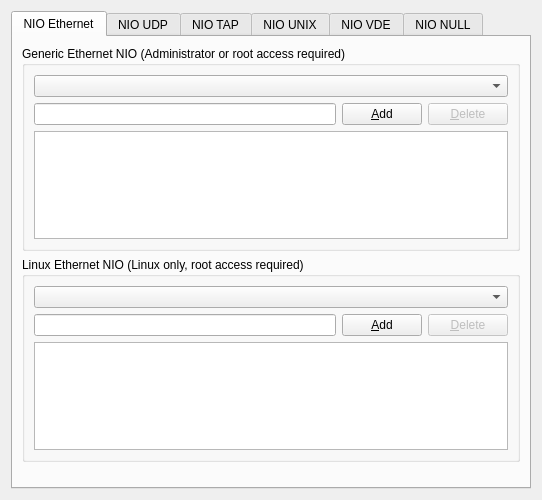
<?xml version="1.0" encoding="UTF-8"?>
<ui version="4.0">
 <class>cloudConfigPageWidget</class>
 <widget class="QWidget" name="cloudConfigPageWidget">
  <property name="geometry">
   <rect>
    <x>0</x>
    <y>0</y>
    <width>542</width>
    <height>500</height>
   </rect>
  </property>
  <property name="windowTitle">
   <string>Cloud configuration</string>
  </property>
  <layout class="QVBoxLayout">
   <item>
    <widget class="QTabWidget" name="tabWidget">
     <property name="currentIndex">
      <number>0</number>
     </property>
     <widget class="QWidget" name="tab">
      <attribute name="title">
       <string>NIO Ethernet</string>
      </attribute>
      <layout class="QVBoxLayout">
       <item>
        <widget class="QGroupBox" name="uiGenericEthernetGroupBox">
         <property name="title">
          <string>Generic Ethernet NIO (Administrator or root access required)</string>
         </property>
         <layout class="QGridLayout">
          <item row="0" column="0" colspan="3">
           <widget class="QComboBox" name="uiGenericEthernetComboBox">
            <property name="sizePolicy">
             <sizepolicy hsizetype="Expanding" vsizetype="Fixed">
              <horstretch>0</horstretch>
              <verstretch>0</verstretch>
             </sizepolicy>
            </property>
            <property name="sizeAdjustPolicy">
             <enum>QComboBox::AdjustToContents</enum>
            </property>
           </widget>
          </item>
          <item row="1" column="0">
           <widget class="QLineEdit" name="uiGenericEthernetLineEdit"/>
          </item>
          <item row="1" column="1">
           <widget class="QPushButton" name="uiAddGenericEthernetPushButton">
            <property name="text">
             <string>&amp;Add</string>
            </property>
           </widget>
          </item>
          <item row="1" column="2">
           <widget class="QPushButton" name="uiDeleteGenericEthernetPushButton">
            <property name="enabled">
             <bool>false</bool>
            </property>
            <property name="text">
             <string>&amp;Delete</string>
            </property>
           </widget>
          </item>
          <item row="2" column="0" colspan="3">
           <widget class="QListWidget" name="uiGenericEthernetListWidget"/>
          </item>
         </layout>
        </widget>
       </item>
       <item>
        <widget class="QGroupBox" name="uiLinuxEthernetGroupBox">
         <property name="sizePolicy">
          <sizepolicy hsizetype="Preferred" vsizetype="Preferred">
           <horstretch>0</horstretch>
           <verstretch>0</verstretch>
          </sizepolicy>
         </property>
         <property name="title">
          <string>Linux Ethernet NIO (Linux only, root access required)</string>
         </property>
         <layout class="QGridLayout">
          <item row="0" column="0" colspan="3">
           <widget class="QComboBox" name="uiLinuxEthernetComboBox">
            <property name="sizePolicy">
             <sizepolicy hsizetype="Expanding" vsizetype="Fixed">
              <horstretch>0</horstretch>
              <verstretch>0</verstretch>
             </sizepolicy>
            </property>
           </widget>
          </item>
          <item row="1" column="0">
           <widget class="QLineEdit" name="uiLinuxEthernetLineEdit"/>
          </item>
          <item row="1" column="1">
           <widget class="QPushButton" name="uiAddLinuxEthernetPushButton">
            <property name="text">
             <string>&amp;Add</string>
            </property>
           </widget>
          </item>
          <item row="1" column="2">
           <widget class="QPushButton" name="uiDeleteLinuxEthernetPushButton">
            <property name="enabled">
             <bool>false</bool>
            </property>
            <property name="text">
             <string>&amp;Delete</string>
            </property>
           </widget>
          </item>
          <item row="2" column="0" colspan="3">
           <widget class="QListWidget" name="uiLinuxEthernetListWidget"/>
          </item>
         </layout>
        </widget>
       </item>
       <item>
        <spacer>
         <property name="orientation">
          <enum>Qt::Vertical</enum>
         </property>
         <property name="sizeType">
          <enum>QSizePolicy::Fixed</enum>
         </property>
         <property name="sizeHint" stdset="0">
          <size>
           <width>21</width>
           <height>16</height>
          </size>
         </property>
        </spacer>
       </item>
      </layout>
     </widget>
     <widget class="QWidget" name="tab_2">
      <attribute name="title">
       <string>NIO UDP</string>
      </attribute>
      <layout class="QGridLayout">
       <item row="0" column="0" colspan="2">
        <widget class="QGroupBox" name="uiNIOUDPSettingsGroupBox">
         <property name="title">
          <string>Settings</string>
         </property>
         <layout class="QGridLayout">
          <item row="0" column="0">
           <widget class="QLabel" name="uiLocalPortLabel">
            <property name="text">
             <string>Local port:</string>
            </property>
           </widget>
          </item>
          <item row="0" column="1">
           <widget class="QSpinBox" name="uiLocalPortSpinBox">
            <property name="sizePolicy">
             <sizepolicy hsizetype="Expanding" vsizetype="Fixed">
              <horstretch>0</horstretch>
              <verstretch>0</verstretch>
             </sizepolicy>
            </property>
            <property name="maximum">
             <number>65535</number>
            </property>
            <property name="value">
             <number>30000</number>
            </property>
           </widget>
          </item>
          <item row="1" column="0">
           <widget class="QLabel" name="uiRemoteHostLabel">
            <property name="text">
             <string>Remote host:</string>
            </property>
           </widget>
          </item>
          <item row="1" column="1">
           <widget class="QLineEdit" name="uiRemoteHostLineEdit">
            <property name="sizePolicy">
             <sizepolicy hsizetype="Expanding" vsizetype="Fixed">
              <horstretch>0</horstretch>
              <verstretch>0</verstretch>
             </sizepolicy>
            </property>
            <property name="minimumSize">
             <size>
              <width>80</width>
              <height>0</height>
             </size>
            </property>
            <property name="text">
             <string>127.0.0.1</string>
            </property>
           </widget>
          </item>
          <item row="2" column="0">
           <widget class="QLabel" name="uiRemotePortLabel">
            <property name="text">
             <string>Remote port:</string>
            </property>
           </widget>
          </item>
          <item row="2" column="1">
           <widget class="QSpinBox" name="uiRemotePortSpinBox">
            <property name="sizePolicy">
             <sizepolicy hsizetype="Expanding" vsizetype="Fixed">
              <horstretch>0</horstretch>
              <verstretch>0</verstretch>
             </sizepolicy>
            </property>
            <property name="maximum">
             <number>65535</number>
            </property>
            <property name="value">
             <number>20000</number>
            </property>
           </widget>
          </item>
         </layout>
        </widget>
       </item>
       <item row="0" column="2" rowspan="2">
        <widget class="QGroupBox" name="uiNIOUDPListGroupBox">
         <property name="title">
          <string>NIOs</string>
         </property>
         <layout class="QVBoxLayout">
          <item>
           <widget class="QListWidget" name="uiNIOUDPListWidget"/>
          </item>
         </layout>
        </widget>
       </item>
       <item row="1" column="0">
        <widget class="QPushButton" name="uiAddNIOUDPPushButton">
         <property name="text">
          <string>&amp;Add</string>
         </property>
        </widget>
       </item>
       <item row="1" column="1">
        <widget class="QPushButton" name="uiDeleteNIOUDPPushButton">
         <property name="enabled">
          <bool>false</bool>
         </property>
         <property name="text">
          <string>&amp;Delete</string>
         </property>
        </widget>
       </item>
       <item row="2" column="1">
        <spacer>
         <property name="orientation">
          <enum>Qt::Vertical</enum>
         </property>
         <property name="sizeHint" stdset="0">
          <size>
           <width>20</width>
           <height>211</height>
          </size>
         </property>
        </spacer>
       </item>
      </layout>
     </widget>
     <widget class="QWidget" name="tab_3">
      <attribute name="title">
       <string>NIO TAP</string>
      </attribute>
      <layout class="QVBoxLayout">
       <item>
        <widget class="QGroupBox" name="uiNIOTAPGroupBox">
         <property name="title">
          <string>TAP interface (require root access)</string>
         </property>
         <layout class="QGridLayout">
          <item row="0" column="0">
           <widget class="QLineEdit" name="uiNIOTAPLineEdit"/>
          </item>
          <item row="0" column="1">
           <widget class="QPushButton" name="uiAddNIOTAPPushButton">
            <property name="text">
             <string>&amp;Add</string>
            </property>
           </widget>
          </item>
          <item row="0" column="2">
           <widget class="QPushButton" name="uiDeleteNIOTAPPushButton">
            <property name="enabled">
             <bool>false</bool>
            </property>
            <property name="text">
             <string>&amp;Delete</string>
            </property>
           </widget>
          </item>
          <item row="1" column="0" colspan="3">
           <widget class="QListWidget" name="uiNIOTAPListWidget"/>
          </item>
         </layout>
        </widget>
       </item>
       <item>
        <spacer>
         <property name="orientation">
          <enum>Qt::Vertical</enum>
         </property>
         <property name="sizeHint" stdset="0">
          <size>
           <width>20</width>
           <height>191</height>
          </size>
         </property>
        </spacer>
       </item>
      </layout>
     </widget>
     <widget class="QWidget" name="tab_4">
      <attribute name="title">
       <string>NIO UNIX</string>
      </attribute>
      <layout class="QGridLayout">
       <item row="0" column="0" colspan="2">
        <widget class="QGroupBox" name="uiNIOUNIXSettingsGroupBox">
         <property name="title">
          <string>Settings</string>
         </property>
         <layout class="QGridLayout">
          <item row="0" column="0">
           <layout class="QGridLayout">
            <item row="0" column="0">
             <widget class="QLabel" name="uiLocalFileLabel">
              <property name="text">
               <string>Local file:</string>
              </property>
             </widget>
            </item>
            <item row="1" column="0">
             <widget class="QLineEdit" name="uiLocalFileLineEdit">
              <property name="sizePolicy">
               <sizepolicy hsizetype="Expanding" vsizetype="Fixed">
                <horstretch>0</horstretch>
                <verstretch>0</verstretch>
               </sizepolicy>
              </property>
             </widget>
            </item>
           </layout>
          </item>
          <item row="1" column="0">
           <layout class="QGridLayout">
            <item row="0" column="0">
             <widget class="QLabel" name="uiRemoteFileLabel">
              <property name="text">
               <string>Remote file:</string>
              </property>
             </widget>
            </item>
            <item row="1" column="0">
             <widget class="QLineEdit" name="uiRemoteFileLineEdit">
              <property name="sizePolicy">
               <sizepolicy hsizetype="Expanding" vsizetype="Fixed">
                <horstretch>0</horstretch>
                <verstretch>0</verstretch>
               </sizepolicy>
              </property>
             </widget>
            </item>
           </layout>
          </item>
         </layout>
        </widget>
       </item>
       <item row="0" column="2" rowspan="3">
        <widget class="QGroupBox" name="uiNIOUNIXListGroupBox">
         <property name="title">
          <string>NIOs</string>
         </property>
         <layout class="QVBoxLayout">
          <item>
           <widget class="QListWidget" name="uiNIOUNIXListWidget">
            <property name="sizePolicy">
             <sizepolicy hsizetype="Expanding" vsizetype="Minimum">
              <horstretch>0</horstretch>
              <verstretch>0</verstretch>
             </sizepolicy>
            </property>
           </widget>
          </item>
         </layout>
        </widget>
       </item>
       <item row="1" column="0">
        <widget class="QPushButton" name="uiAddNIOUNIXPushButton">
         <property name="text">
          <string>&amp;Add</string>
         </property>
        </widget>
       </item>
       <item row="1" column="1">
        <widget class="QPushButton" name="uiDeleteNIOUNIXPushButton">
         <property name="enabled">
          <bool>false</bool>
         </property>
         <property name="text">
          <string>&amp;Delete</string>
         </property>
        </widget>
       </item>
       <item row="2" column="0" rowspan="2" colspan="2">
        <spacer>
         <property name="orientation">
          <enum>Qt::Vertical</enum>
         </property>
         <property name="sizeType">
          <enum>QSizePolicy::Fixed</enum>
         </property>
         <property name="sizeHint" stdset="0">
          <size>
           <width>160</width>
           <height>190</height>
          </size>
         </property>
        </spacer>
       </item>
       <item row="3" column="2">
        <spacer>
         <property name="orientation">
          <enum>Qt::Vertical</enum>
         </property>
         <property name="sizeHint" stdset="0">
          <size>
           <width>196</width>
           <height>132</height>
          </size>
         </property>
        </spacer>
       </item>
      </layout>
     </widget>
     <widget class="QWidget" name="tab_5">
      <attribute name="title">
       <string>NIO VDE</string>
      </attribute>
      <layout class="QGridLayout">
       <item row="0" column="0" colspan="2">
        <widget class="QGroupBox" name="uiNIOVDESettingsGroupBox">
         <property name="title">
          <string>Settings</string>
         </property>
         <layout class="QGridLayout">
          <item row="0" column="0">
           <layout class="QGridLayout">
            <item row="0" column="0">
             <widget class="QLabel" name="uiVDEControlFileLabel">
              <property name="text">
               <string>Control file:</string>
              </property>
             </widget>
            </item>
            <item row="1" column="0">
             <widget class="QLineEdit" name="uiVDEControlFileLineEdit">
              <property name="sizePolicy">
               <sizepolicy hsizetype="Expanding" vsizetype="Fixed">
                <horstretch>0</horstretch>
                <verstretch>0</verstretch>
               </sizepolicy>
              </property>
             </widget>
            </item>
           </layout>
          </item>
          <item row="1" column="0">
           <layout class="QGridLayout">
            <item row="0" column="0">
             <widget class="QLabel" name="uiVDELocalFileLabel">
              <property name="text">
               <string>Local file:</string>
              </property>
             </widget>
            </item>
            <item row="1" column="0">
             <widget class="QLineEdit" name="uiVDELocalFileLineEdit">
              <property name="sizePolicy">
               <sizepolicy hsizetype="Expanding" vsizetype="Fixed">
                <horstretch>0</horstretch>
                <verstretch>0</verstretch>
               </sizepolicy>
              </property>
             </widget>
            </item>
           </layout>
          </item>
         </layout>
        </widget>
       </item>
       <item row="0" column="2" rowspan="3">
        <widget class="QGroupBox" name="uiNIOVDEListGroupBox">
         <property name="title">
          <string>NIOs</string>
         </property>
         <layout class="QVBoxLayout">
          <item>
           <widget class="QListWidget" name="uiNIOVDEListWidget">
            <property name="sizePolicy">
             <sizepolicy hsizetype="Expanding" vsizetype="Minimum">
              <horstretch>0</horstretch>
              <verstretch>0</verstretch>
             </sizepolicy>
            </property>
           </widget>
          </item>
         </layout>
        </widget>
       </item>
       <item row="1" column="0">
        <widget class="QPushButton" name="uiAddNIOVDEPushButton">
         <property name="text">
          <string>&amp;Add</string>
         </property>
        </widget>
       </item>
       <item row="1" column="1">
        <widget class="QPushButton" name="uiDeleteNIOVDEPushButton">
         <property name="enabled">
          <bool>false</bool>
         </property>
         <property name="text">
          <string>&amp;Delete</string>
         </property>
        </widget>
       </item>
       <item row="2" column="0" rowspan="2" colspan="2">
        <spacer>
         <property name="orientation">
          <enum>Qt::Vertical</enum>
         </property>
         <property name="sizeType">
          <enum>QSizePolicy::Fixed</enum>
         </property>
         <property name="sizeHint" stdset="0">
          <size>
           <width>161</width>
           <height>201</height>
          </size>
         </property>
        </spacer>
       </item>
       <item row="3" column="2">
        <spacer>
         <property name="orientation">
          <enum>Qt::Vertical</enum>
         </property>
         <property name="sizeHint" stdset="0">
          <size>
           <width>196</width>
           <height>132</height>
          </size>
         </property>
        </spacer>
       </item>
      </layout>
     </widget>
     <widget class="QWidget" name="tab_6">
      <attribute name="title">
       <string>NIO NULL</string>
      </attribute>
      <layout class="QGridLayout">
       <item row="0" column="0" colspan="2">
        <widget class="QGroupBox" name="uiNIONullSettingsGroupBox">
         <property name="title">
          <string>Settings</string>
         </property>
         <layout class="QGridLayout">
          <item row="0" column="0">
           <widget class="QLabel" name="label_9">
            <property name="text">
             <string>Identifier:</string>
            </property>
           </widget>
          </item>
          <item row="1" column="0">
           <widget class="QLineEdit" name="uiNIONullIdentiferLineEdit">
            <property name="sizePolicy">
             <sizepolicy hsizetype="Expanding" vsizetype="Fixed">
              <horstretch>0</horstretch>
              <verstretch>0</verstretch>
             </sizepolicy>
            </property>
           </widget>
          </item>
         </layout>
        </widget>
       </item>
       <item row="0" column="2" rowspan="3">
        <widget class="QGroupBox" name="uiNIONullListGroupBox">
         <property name="title">
          <string>NIOs</string>
         </property>
         <layout class="QVBoxLayout">
          <item>
           <widget class="QListWidget" name="uiNIONullListWidget">
            <property name="sizePolicy">
             <sizepolicy hsizetype="Expanding" vsizetype="Minimum">
              <horstretch>0</horstretch>
              <verstretch>0</verstretch>
             </sizepolicy>
            </property>
           </widget>
          </item>
         </layout>
        </widget>
       </item>
       <item row="1" column="0">
        <widget class="QPushButton" name="uiAddNIONullPushButton">
         <property name="text">
          <string>&amp;Add</string>
         </property>
        </widget>
       </item>
       <item row="1" column="1">
        <widget class="QPushButton" name="uiDeleteNIONullPushButton">
         <property name="enabled">
          <bool>false</bool>
         </property>
         <property name="text">
          <string>&amp;Delete</string>
         </property>
        </widget>
       </item>
       <item row="2" column="0" rowspan="2" colspan="2">
        <spacer>
         <property name="orientation">
          <enum>Qt::Vertical</enum>
         </property>
         <property name="sizeHint" stdset="0">
          <size>
           <width>20</width>
           <height>261</height>
          </size>
         </property>
        </spacer>
       </item>
       <item row="3" column="2">
        <spacer>
         <property name="orientation">
          <enum>Qt::Vertical</enum>
         </property>
         <property name="sizeHint" stdset="0">
          <size>
           <width>20</width>
           <height>181</height>
          </size>
         </property>
        </spacer>
       </item>
      </layout>
     </widget>
    </widget>
   </item>
  </layout>
 </widget>
 <resources/>
 <connections/>
</ui>
